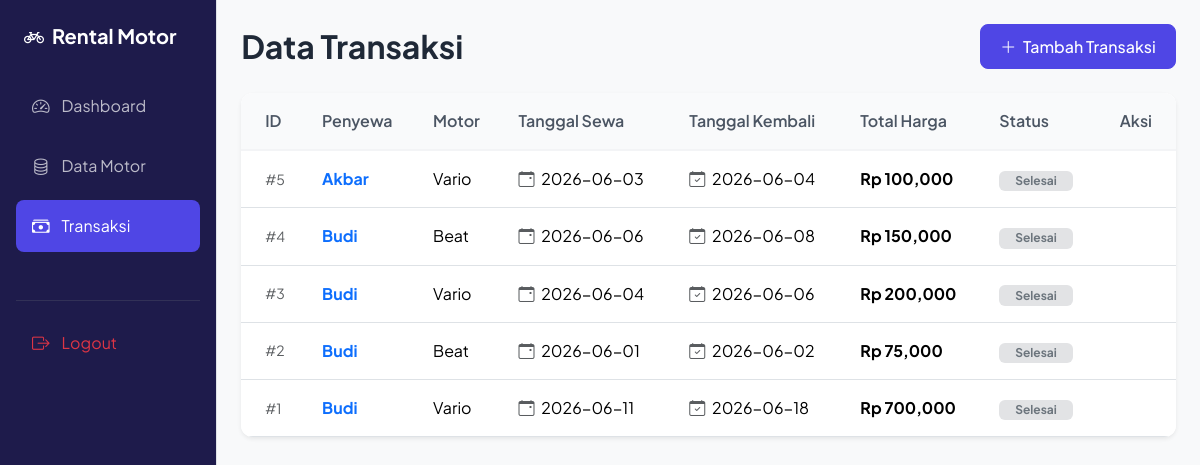
/transaksi/index.php (signed in), run on the app's committed database.
### tables this page shows
CREATE TABLE `transaksi` (
  `id` int(11) NOT NULL,
  `motor_id` int(11) DEFAULT NULL,
  `user_id` int(11) DEFAULT NULL,
  `tanggal_sewa` date DEFAULT NULL,
  `tanggal_kembali` date DEFAULT NULL,
  `total_harga` int(11) DEFAULT NULL,
  `status` enum('Aktif','Selesai') DEFAULT NULL
);

CREATE TABLE `users` (
  `id` int(11) NOT NULL,
  `nama` varchar(100) DEFAULT NULL,
  `email` varchar(100) DEFAULT NULL,
  `password` varchar(255) DEFAULT NULL,
  `role` enum('admin','user') DEFAULT 'user'
);

CREATE TABLE `motor` (
  `id` int(11) NOT NULL,
  `nama_motor` varchar(100) DEFAULT NULL,
  `jenis` varchar(50) DEFAULT NULL,
  `harga_sewa` int(11) DEFAULT NULL,
  `status` enum('Tersedia','Disewa') DEFAULT NULL
);

### transaksi/index.php (the view, shortened to what this page needs)
<?php
require '../config/koneksi.php';
$data = $pdo->query("
SELECT
    transaksi.*,
    users.nama,
    motor.nama_motor
FROM transaksi
JOIN users
ON transaksi.user_id = users.id
JOIN motor
ON transaksi.motor_id = motor.id
ORDER BY transaksi.id DESC
");
include '../templates/header.php';
include '../templates/sidebar.php';
?>
<div class="d-flex justify-content-between align-items-center mb-4">
    <h2 class="fw-bold m-0">Data Transaksi</h2>
    <a href="tambah.php" class="btn btn-primary">
        <i class="bi bi-plus-lg me-1"></i> Tambah Transaksi
    </a>
</div>
<div class="card border-0 shadow-sm">
    <div class="card-body p-0">
        <div class="table-responsive">
            <table class="table table-hover mb-0">
                <thead>
                    <tr>
                        <th class="ps-4">ID</th>
                        <th>Penyewa</th>
                        <th>Motor</th>
                        <th>Tanggal Sewa</th>
                        <th>Tanggal Kembali</th>
                        <th>Total Harga</th>
                        <th>Status</th>
                        <th class="text-end pe-4">Aksi</th>
                    </tr>
                </thead>
                <tbody>
                    <?php foreach($data as $row): ?>
                    <tr>
                        <td class="ps-4 text-muted small">#<?= $row['id']; ?></td>
                        <td class="fw-bold text-primary"><?= $row['nama']; ?></td>
                        <td><?= $row['nama_motor']; ?></td>
                        <td><i class="bi bi-calendar-event me-1 text-muted"></i> <?= $row['tanggal_sewa']; ?></td>
                        <td><i class="bi bi-calendar-check me-1 text-muted"></i> <?= $row['tanggal_kembali']; ?></td>
                        <td class="fw-bold">Rp <?= number_format($row['total_harga']); ?></td>
                        <td>
                            <?php if($row['status'] == 'Aktif'): ?>
                                <span class="badge bg-primary-subtle text-primary px-3">Aktif</span>
                            <?php else: ?>
                                <span class="badge bg-secondary-subtle text-secondary px-3">Selesai</span>
                            <?php endif; ?>
                        </td>
                        <td class="text-end pe-4">
                        </td>
                    </tr>
                    <?php endforeach; ?>
                </tbody>
            </table>
        </div>
    </div>
</div>
<?php
include '../templates/footer.php';
?>

### templates/header.php (shortened to what this page needs)
<!DOCTYPE html>
<html>
<head>
    <link rel="stylesheet" href="https://cdn.jsdelivr.net/npm/bootstrap-icons@1.11.3/font/bootstrap-icons.min.css">
    <link href="https://cdn.jsdelivr.net/npm/bootstrap@5.3.3/dist/css/bootstrap.min.css" rel="stylesheet">
    <link rel="stylesheet" href="../assets/css/style.css">
</head>
<body style="font-family: 'Plus Jakarta Sans', sans-serif; background-color: #f8f9fa;">

### templates/sidebar.php
<div class="d-flex">
    <div class="sidebar border-end">
        <h4><i class="bi bi-bicycle me-2"></i>Rental Motor</h4>
        <ul class="nav flex-column">
            <li class="nav-item">
                <a class="nav-link <?= (basename(dirname($_SERVER['PHP_SELF'])) == 'dashboard') ? 'active' : '' ?>"
                   href="../dashboard/index.php">
                    <i class="bi bi-speedometer2"></i> Dashboard
                </a>
            </li>
            <li class="nav-item">
                <a class="nav-link <?= (basename(dirname($_SERVER['PHP_SELF'])) == 'motor') ? 'active' : '' ?>"
                   href="../motor/index.php">
                    <i class="bi bi-database"></i> Data Motor
                </a>
            </li>
            <li class="nav-item">
                <a class="nav-link <?= (basename(dirname($_SERVER['PHP_SELF'])) == 'transaksi') ? 'active' : '' ?>"
                   href="../transaksi/index.php">
                    <i class="bi bi-cash-stack"></i> Transaksi
                </a>
            </li>
            <li class="nav-item mt-4">
                <hr class="text-secondary">
                <a class="nav-link text-danger" href="../auth/logout.php">
                    <i class="bi bi-box-arrow-right"></i> Logout
                </a>
            </li>
        </ul>
    </div>
    <div class="container-fluid p-4" style="background-color: #f8f9fa; min-height: 100vh;">

### templates/footer.php (shortened to what this page needs)
    </div>
</div>
</body>
</html>

### assets/css/style.css (style rules this page uses)
:root { --primary-color: #4f46e5; --sidebar-bg: #1e1b4b; --card-shadow: 0 10px 15px -3px rgba(0, 0, 0, 0.1), 0 4px 6px -2px rgba(0, 0, 0, 0.05); --border-radius: 12px; }
body { color: #1f2937; }
.sidebar { width: 260px; min-height: 100vh; background: var(--sidebar-bg); padding: 1.5rem 1rem; position: sticky; top: 0; }
.sidebar h4 { color: white; font-weight: 700; font-size: 1.25rem; margin-bottom: 2rem; padding: 0 0.5rem; }
.nav-link { color: rgba(255, 255, 255, 0.7); padding: 0.8rem 1rem; border-radius: 8px; transition: all 0.3s ease; display: flex; align-items: center; gap: 12px; margin-bottom: 0.5rem; }
.nav-link.active { background: var(--primary-color); color: white; }
.nav-link i { font-size: 1.1rem; }
.card { border: none; border-radius: var(--border-radius); box-shadow: var(--card-shadow); transition: transform 0.2s; }
.btn { border-radius: 8px; padding: 0.6rem 1.2rem; font-weight: 500; transition: all 0.2s; }
.btn-primary { background-color: var(--primary-color); border-color: var(--primary-color); }
.table { background: white; border-radius: var(--border-radius); overflow: hidden; }
.table thead th { background: #f9fafb; border-bottom: 2px solid #f3f4f6; padding: 1rem; font-weight: 600; color: #4b5563; }
.table tbody td { padding: 1rem; vertical-align: middle; }

### data on the page
transaksi: id "5", user.nama "Akbar", motor.nama_motor "Vario", tanggal_sewa "2026-06-03", tanggal_kembali "2026-06-04", total_harga "100,000", status "Selesai"
transaksi: id "4", user.nama "Budi", motor.nama_motor "Beat", tanggal_sewa "2026-06-06", tanggal_kembali "2026-06-08", total_harga "150,000", status "Selesai"
transaksi: id "3", user.nama "Budi", motor.nama_motor "Vario", tanggal_sewa "2026-06-04", tanggal_kembali "2026-06-06", total_harga "200,000", status "Selesai"
transaksi: id "2", user.nama "Budi", motor.nama_motor "Beat", tanggal_sewa "2026-06-01", tanggal_kembali "2026-06-02", total_harga "75,000", status "Selesai"
transaksi: id "1", user.nama "Budi", motor.nama_motor "Vario", tanggal_sewa "2026-06-11", tanggal_kembali "2026-06-18", total_harga "700,000", status "Selesai"
